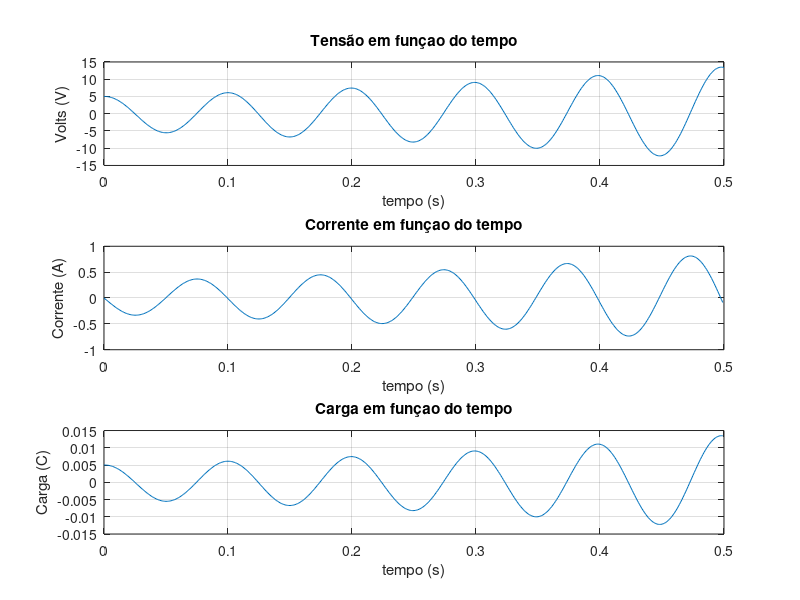

Here is the MATLAB script that generated this plot:
%%  Ex2.a

% Pela aplicação das leis de kirchhoff podemos analisar que:
%             Vc+Vl=0 <=>
%             <=> Q/C + L*I' = 0 <=>
%             <=> I' = -Q/(C*L) <=>
%             <=> Q'' = -Q/(C*L) <=>
%             <=> C*Vc'' = -C*Vc/(C*L) <=>
%             <=> Vc'' = -Vc/(C*L)   => Equação diferencial

%%  Ex2.b
% Sendo a=1/(L*C) então:
%             Vc'' = -Vc/(C*L)   => Equação diferencial obtida em a)
%               <=> Vc'' = -a*Vc

%%  Ex2.c

% Aplicando o algoritmo de Euler a equação Vc'' = -a*Vc temos que:
%            DV=Vc'=Q'/C=I/C
% 
%                 DV'= -a*Vc    e   DV = Vc'

%%  Ex2.d

clear,clc,close all

%%  CONSTANTES

Vc0=5;      %Tensão inicial condensador
C=1e-3;     %Condensador
L=0.25;     %Bobina
t0=0;       %tempo em que o S fecha
tf=0.5;     %tempo final
h=0.001;    %passo temporal

a=1/(L*C);  %constante

t=t0:h:tf;  %vetor tempo

%%  MÉTODO DE EULER

DV=[];
Vc=[];
Q=[];
I=[];

DV(1)=0;
Vc(1)=Vc0;

for i=1:length(t)-1
    DV(i+1)=DV(i)-a*Vc(i)*h;    %METODO DE EULER PARA A DERIVADA DE Vc
    Vc(i+1)=Vc(i)+DV(i)*h;      %METODO DE EULER PARA Vc 

    I(i)=DV(i)*C;   %CALCULO DA CORRENTE 
    Q(i)=Vc(i)*C;    %CALCULO DA CARGA
end

%%  GRÁFICO

figure(1)
subplot(3,1,1)
plot(t,Vc)
grid on
title('Tensão em funçao do tempo')
xlabel('tempo (s)')
ylabel('Volts (V)')

subplot(3,1,2)
plot(t(1:500),I)
grid on
title('Corrente em funçao do tempo')
xlabel('tempo (s)')
ylabel('Corrente (A)')

subplot(3,1,3)
plot(t(1:500),Q)
grid on
title('Carga em funçao do tempo')
xlabel('tempo (s)')
ylabel('Carga (C)')

%Os gráficos da Tensão e da Corrente estão em fase 180º e o grafico da
%Tensão com a Carga está em fase 0º
